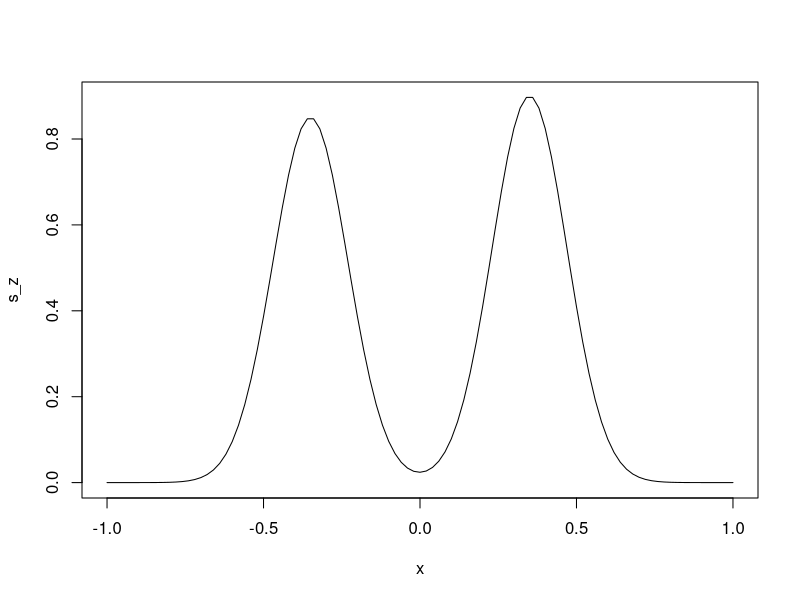
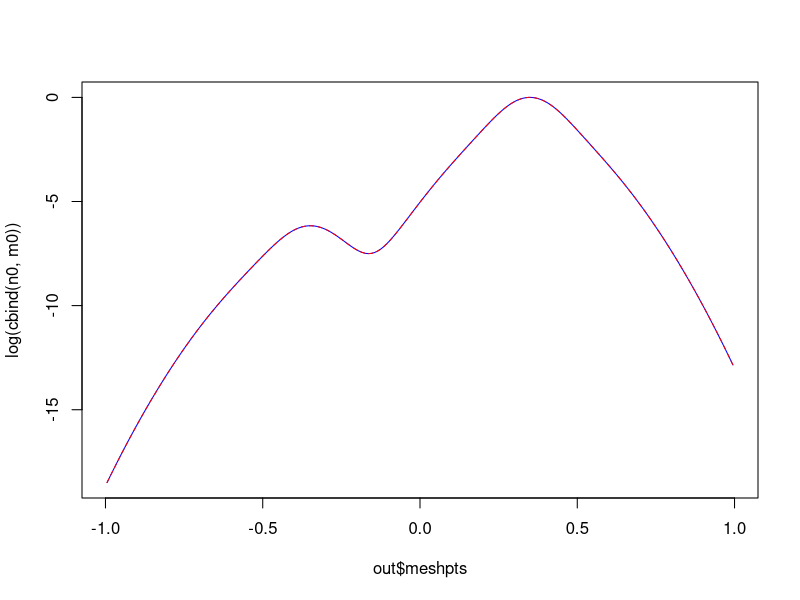

These charts were generated, in order, by the following R code:
G_z1z <- function(z1, z) dnorm(z1,mean=z,sd=0.025) 

s_z <- function(z) 0.85*exp(-35*(z+0.35)^2) + 0.9* exp(-35*(z-0.35)^2)

b_z <- function(z) 0.5*sqrt(s_z(z))*exp(-z/5); 

c_z1z <- function(z1,z) dnorm(z1,mean=z,sd=0.1); 

plot(s_z,-1,1); 


## ~~~~~~~~~~~~~~~~~~~~~~~~~~~~~~~~~~~~~~~~~~~~~~~~~~~~~~~~~~~~~~~~~~~~~~~~~~~~~~~~~~~~~~~~~~~~~~~~~
## Section 2 - Functions to build IPM kernels P, F, and K
## ~~~~~~~~~~~~~~~~~~~~~~~~~~~~~~~~~~~~~~~~~~~~~~~~~~~~~~~~~~~~~~~~~~~~~~~~~~~~~~~~~~~~~~~~~~~~~~

## Define the survival kernel
P_z1z <- function (z1, z) s_z(z) * G_z1z(z1, z)

## Define the fecundity kernel
F_z1z <- function (z1, z, m.par) b_z(z) * c_z1z(z1,z)

mk_K <- function(m,L, U) {
	# mesh points 
	h <- (U - L)/m
	meshpts <- L + ((1:m) - 1/2) * h
	P <- h * (outer(meshpts, meshpts, P_z1z))
	F <- h * (outer(meshpts, meshpts, F_z1z))
	K <- P + F
	return(list(K = K, meshpts = meshpts, P = P, F = F))
}

out=mk_K(200,L=-1,U=1); K=out$K; 
n0=m0=rep(0,200); n0[200]=1; m0[1]=1; 
for(j in 1:5000) {
    n0=K%*%n0; m0=K%*%m0; 
    n0=n0/max(n0);   m0=m0/max(m0); 
}
matplot(out$meshpts,log(cbind(n0,m0)),type="l",col=c("blue","red")); 

